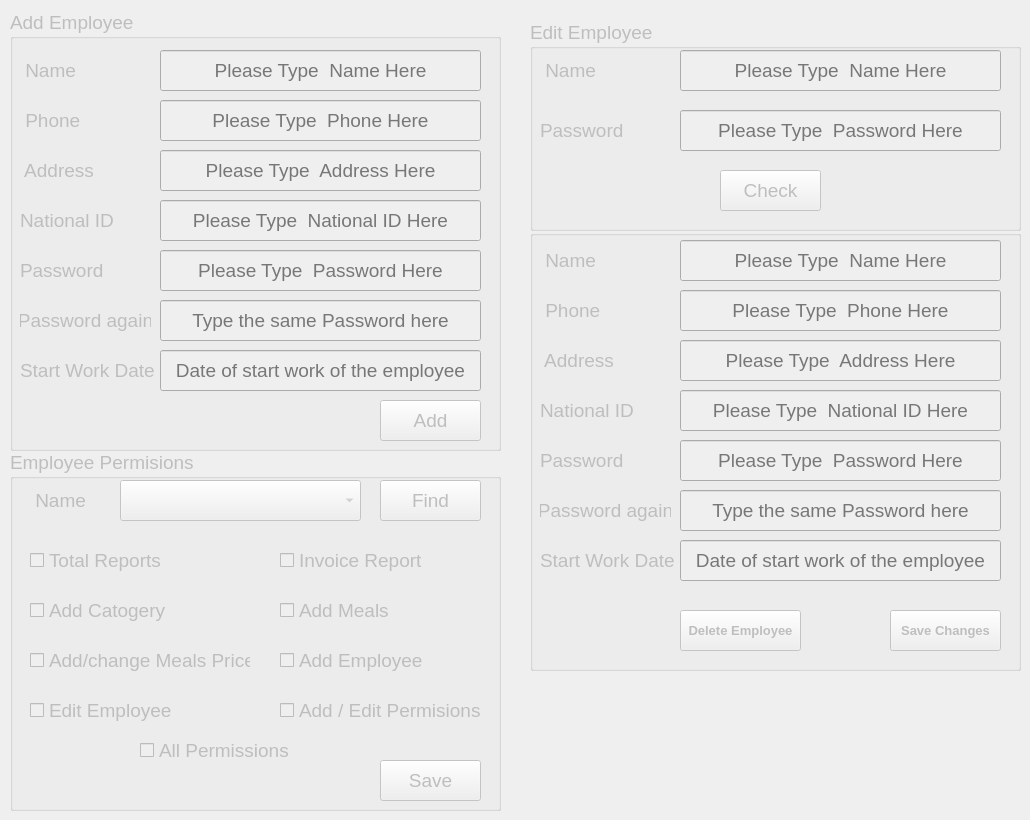
    <widget class="QWidget" name="tab_5">
     <attribute name="title">
      <string>Empployee</string>
     </attribute>
     <widget class="QGroupBox" name="groupBox_15">
      <property name="enabled">
       <bool>false</bool>
      </property>
      <property name="geometry">
       <rect>
        <x>10</x>
        <y>10</y>
        <width>491</width>
        <height>441</height>
       </rect>
      </property>
      <property name="font">
       <font>
        <pointsize>14</pointsize>
       </font>
      </property>
      <property name="title">
       <string>Add Employee</string>
      </property>
      <widget class="QLabel" name="label_4">
       <property name="geometry">
        <rect>
         <x>10</x>
         <y>40</y>
         <width>131</width>
         <height>41</height>
        </rect>
       </property>
       <property name="font">
        <font>
         <pointsize>14</pointsize>
        </font>
       </property>
       <property name="text">
        <string> Name</string>
       </property>
       <property name="alignment">
        <set>Qt::AlignLeading|Qt::AlignLeft|Qt::AlignVCenter</set>
       </property>
      </widget>
      <widget class="QLabel" name="label_19">
       <property name="geometry">
        <rect>
         <x>10</x>
         <y>290</y>
         <width>131</width>
         <height>41</height>
        </rect>
       </property>
       <property name="font">
        <font>
         <pointsize>14</pointsize>
        </font>
       </property>
       <property name="text">
        <string>Password again</string>
       </property>
       <property name="alignment">
        <set>Qt::AlignCenter</set>
       </property>
      </widget>
      <widget class="QLabel" name="label_16">
       <property name="geometry">
        <rect>
         <x>10</x>
         <y>140</y>
         <width>131</width>
         <height>41</height>
        </rect>
       </property>
       <property name="font">
        <font>
         <pointsize>14</pointsize>
        </font>
       </property>
       <property name="text">
        <string> Address</string>
       </property>
       <property name="alignment">
        <set>Qt::AlignLeading|Qt::AlignLeft|Qt::AlignVCenter</set>
       </property>
      </widget>
      <widget class="QLabel" name="label_9">
       <property name="geometry">
        <rect>
         <x>10</x>
         <y>90</y>
         <width>131</width>
         <height>41</height>
        </rect>
       </property>
       <property name="font">
        <font>
         <pointsize>14</pointsize>
        </font>
       </property>
       <property name="text">
        <string> Phone</string>
       </property>
       <property name="alignment">
        <set>Qt::AlignLeading|Qt::AlignLeft|Qt::AlignVCenter</set>
       </property>
      </widget>
      <widget class="QLabel" name="label_18">
       <property name="geometry">
        <rect>
         <x>10</x>
         <y>240</y>
         <width>131</width>
         <height>41</height>
        </rect>
       </property>
       <property name="font">
        <font>
         <pointsize>14</pointsize>
        </font>
       </property>
       <property name="text">
        <string>Password</string>
       </property>
       <property name="alignment">
        <set>Qt::AlignLeading|Qt::AlignLeft|Qt::AlignVCenter</set>
       </property>
      </widget>
      <widget class="QLabel" name="label_17">
       <property name="geometry">
        <rect>
         <x>10</x>
         <y>190</y>
         <width>131</width>
         <height>41</height>
        </rect>
       </property>
       <property name="font">
        <font>
         <pointsize>14</pointsize>
        </font>
       </property>
       <property name="text">
        <string>National ID</string>
       </property>
       <property name="alignment">
        <set>Qt::AlignLeading|Qt::AlignLeft|Qt::AlignVCenter</set>
       </property>
      </widget>
      <widget class="QLabel" name="label_20">
       <property name="geometry">
        <rect>
         <x>10</x>
         <y>340</y>
         <width>141</width>
         <height>41</height>
        </rect>
       </property>
       <property name="font">
        <font>
         <pointsize>14</pointsize>
         <weight>50</weight>
         <bold>false</bold>
        </font>
       </property>
       <property name="text">
        <string>Start Work Date</string>
       </property>
       <property name="alignment">
        <set>Qt::AlignLeading|Qt::AlignLeft|Qt::AlignVCenter</set>
       </property>
      </widget>
      <widget class="QLineEdit" name="lineEdit_13">
       <property name="geometry">
        <rect>
         <x>150</x>
         <y>40</y>
         <width>321</width>
         <height>41</height>
        </rect>
       </property>
       <property name="font">
        <font>
         <pointsize>14</pointsize>
        </font>
       </property>
       <property name="alignment">
        <set>Qt::AlignCenter</set>
       </property>
       <property name="placeholderText">
        <string>Please Type  Name Here</string>
       </property>
      </widget>
      <widget class="QLineEdit" name="lineEdit_14">
       <property name="geometry">
        <rect>
         <x>150</x>
         <y>90</y>
         <width>321</width>
         <height>41</height>
        </rect>
       </property>
       <property name="font">
        <font>
         <pointsize>14</pointsize>
        </font>
       </property>
       <property name="alignment">
        <set>Qt::AlignCenter</set>
       </property>
       <property name="placeholderText">
        <string>Please Type  Phone Here</string>
       </property>
      </widget>
      <widget class="QLineEdit" name="lineEdit_15">
       <property name="geometry">
        <rect>
         <x>150</x>
         <y>140</y>
         <width>321</width>
         <height>41</height>
        </rect>
       </property>
       <property name="font">
        <font>
         <pointsize>14</pointsize>
        </font>
       </property>
       <property name="alignment">
        <set>Qt::AlignCenter</set>
       </property>
       <property name="placeholderText">
        <string>Please Type  Address Here</string>
       </property>
      </widget>
      <widget class="QLineEdit" name="lineEdit_16">
       <property name="geometry">
        <rect>
         <x>150</x>
         <y>190</y>
         <width>321</width>
         <height>41</height>
        </rect>
       </property>
       <property name="font">
        <font>
         <pointsize>14</pointsize>
        </font>
       </property>
       <property name="alignment">
        <set>Qt::AlignCenter</set>
       </property>
       <property name="placeholderText">
        <string>Please Type  National ID Here</string>
       </property>
      </widget>
      <widget class="QLineEdit" name="lineEdit_17">
       <property name="geometry">
        <rect>
         <x>150</x>
         <y>240</y>
         <width>321</width>
         <height>41</height>
        </rect>
       </property>
       <property name="font">
        <font>
         <pointsize>14</pointsize>
        </font>
       </property>
       <property name="echoMode">
        <enum>QLineEdit::Password</enum>
       </property>
       <property name="alignment">
        <set>Qt::AlignCenter</set>
       </property>
       <property name="placeholderText">
        <string>Please Type  Password Here</string>
       </property>
      </widget>
      <widget class="QLineEdit" name="lineEdit_18">
       <property name="geometry">
        <rect>
         <x>150</x>
         <y>290</y>
         <width>321</width>
         <height>41</height>
        </rect>
       </property>
       <property name="font">
        <font>
         <pointsize>14</pointsize>
        </font>
       </property>
       <property name="echoMode">
        <enum>QLineEdit::Password</enum>
       </property>
       <property name="alignment">
        <set>Qt::AlignCenter</set>
       </property>
       <property name="placeholderText">
        <string>Type the same Password here</string>
       </property>
      </widget>
      <widget class="QLineEdit" name="lineEdit_19">
       <property name="geometry">
        <rect>
         <x>150</x>
         <y>340</y>
         <width>321</width>
         <height>41</height>
        </rect>
       </property>
       <property name="font">
        <font>
         <pointsize>14</pointsize>
        </font>
       </property>
       <property name="alignment">
        <set>Qt::AlignCenter</set>
       </property>
       <property name="placeholderText">
        <string>Date of start work of the employee</string>
       </property>
      </widget>
      <widget class="QPushButton" name="pushButton_188">
       <property name="geometry">
        <rect>
         <x>370</x>
         <y>390</y>
         <width>101</width>
         <height>41</height>
        </rect>
       </property>
       <property name="text">
        <string>Add</string>
       </property>
      </widget>
     </widget>
     <widget class="QGroupBox" name="groupBox_16">
      <property name="enabled">
       <bool>false</bool>
      </property>
      <property name="geometry">
       <rect>
        <x>530</x>
        <y>20</y>
        <width>491</width>
        <height>211</height>
       </rect>
      </property>
      <property name="font">
       <font>
        <pointsize>14</pointsize>
       </font>
      </property>
      <property name="title">
       <string>Edit Employee</string>
      </property>
      <widget class="QLineEdit" name="lineEdit_20">
       <property name="geometry">
        <rect>
         <x>150</x>
         <y>30</y>
         <width>321</width>
         <height>41</height>
        </rect>
       </property>
       <property name="font">
        <font>
         <pointsize>14</pointsize>
        </font>
       </property>
       <property name="alignment">
        <set>Qt::AlignCenter</set>
       </property>
       <property name="placeholderText">
        <string>Please Type  Name Here</string>
       </property>
      </widget>
      <widget class="QLabel" name="label_21">
       <property name="geometry">
        <rect>
         <x>10</x>
         <y>30</y>
         <width>131</width>
         <height>41</height>
        </rect>
       </property>
       <property name="font">
        <font>
         <pointsize>14</pointsize>
        </font>
       </property>
       <property name="text">
        <string> Name</string>
       </property>
       <property name="alignment">
        <set>Qt::AlignLeading|Qt::AlignLeft|Qt::AlignVCenter</set>
       </property>
      </widget>
      <widget class="QLabel" name="label_22">
       <property name="geometry">
        <rect>
         <x>10</x>
         <y>90</y>
         <width>131</width>
         <height>41</height>
        </rect>
       </property>
       <property name="font">
        <font>
         <pointsize>14</pointsize>
        </font>
       </property>
       <property name="text">
        <string>Password</string>
       </property>
       <property name="alignment">
        <set>Qt::AlignLeading|Qt::AlignLeft|Qt::AlignVCenter</set>
       </property>
      </widget>
      <widget class="QLineEdit" name="lineEdit_21">
       <property name="geometry">
        <rect>
         <x>150</x>
         <y>90</y>
         <width>321</width>
         <height>41</height>
        </rect>
       </property>
       <property name="font">
        <font>
         <pointsize>14</pointsize>
        </font>
       </property>
       <property name="echoMode">
        <enum>QLineEdit::Password</enum>
       </property>
       <property name="alignment">
        <set>Qt::AlignCenter</set>
       </property>
       <property name="placeholderText">
        <string>Please Type  Password Here</string>
       </property>
      </widget>
      <widget class="QPushButton" name="pushButton_186">
       <property name="geometry">
        <rect>
         <x>190</x>
         <y>150</y>
         <width>101</width>
         <height>41</height>
        </rect>
       </property>
       <property name="text">
        <string>Check</string>
       </property>
      </widget>
     </widget>
     <widget class="QGroupBox" name="groupBox_17">
      <property name="enabled">
       <bool>false</bool>
      </property>
      <property name="geometry">
       <rect>
        <x>530</x>
        <y>230</y>
        <width>491</width>
        <height>441</height>
       </rect>
      </property>
      <property name="font">
       <font>
        <pointsize>14</pointsize>
       </font>
      </property>
      <property name="title">
       <string/>
      </property>
      <widget class="QPushButton" name="pushButton_187">
       <property name="geometry">
        <rect>
         <x>360</x>
         <y>380</y>
         <width>111</width>
         <height>41</height>
        </rect>
       </property>
       <property name="font">
        <font>
         <pointsize>10</pointsize>
         <weight>75</weight>
         <bold>true</bold>
        </font>
       </property>
       <property name="text">
        <string>Save Changes</string>
       </property>
      </widget>
      <widget class="QLabel" name="label_23">
       <property name="geometry">
        <rect>
         <x>10</x>
         <y>60</y>
         <width>131</width>
         <height>41</height>
        </rect>
       </property>
       <property name="font">
        <font>
         <pointsize>14</pointsize>
        </font>
       </property>
       <property name="text">
        <string> Phone</string>
       </property>
       <property name="alignment">
        <set>Qt::AlignLeading|Qt::AlignLeft|Qt::AlignVCenter</set>
       </property>
      </widget>
      <widget class="QLineEdit" name="lineEdit_22">
       <property name="geometry">
        <rect>
         <x>150</x>
         <y>60</y>
         <width>321</width>
         <height>41</height>
        </rect>
       </property>
       <property name="font">
        <font>
         <pointsize>14</pointsize>
        </font>
       </property>
       <property name="alignment">
        <set>Qt::AlignCenter</set>
       </property>
       <property name="placeholderText">
        <string>Please Type  Phone Here</string>
       </property>
      </widget>
      <widget class="QLabel" name="label_24">
       <property name="geometry">
        <rect>
         <x>10</x>
         <y>110</y>
         <width>131</width>
         <height>41</height>
        </rect>
       </property>
       <property name="font">
        <font>
         <pointsize>14</pointsize>
        </font>
       </property>
       <property name="text">
        <string> Address</string>
       </property>
       <property name="alignment">
        <set>Qt::AlignLeading|Qt::AlignLeft|Qt::AlignVCenter</set>
       </property>
      </widget>
      <widget class="QLineEdit" name="lineEdit_23">
       <property name="geometry">
        <rect>
         <x>150</x>
         <y>110</y>
         <width>321</width>
         <height>41</height>
        </rect>
       </property>
       <property name="font">
        <font>
         <pointsize>14</pointsize>
        </font>
       </property>
       <property name="alignment">
        <set>Qt::AlignCenter</set>
       </property>
       <property name="placeholderText">
        <string>Please Type  Address Here</string>
       </property>
      </widget>
      <widget class="QLabel" name="label_25">
       <property name="geometry">
        <rect>
         <x>10</x>
         <y>160</y>
         <width>131</width>
         <height>41</height>
        </rect>
       </property>
       <property name="font">
        <font>
         <pointsize>14</pointsize>
        </font>
       </property>
       <property name="text">
        <string>National ID</string>
       </property>
       <property name="alignment">
        <set>Qt::AlignLeading|Qt::AlignLeft|Qt::AlignVCenter</set>
       </property>
      </widget>
      <widget class="QLineEdit" name="lineEdit_24">
       <property name="geometry">
        <rect>
         <x>150</x>
         <y>160</y>
         <width>321</width>
         <height>41</height>
        </rect>
       </property>
       <property name="font">
        <font>
         <pointsize>14</pointsize>
        </font>
       </property>
       <property name="alignment">
        <set>Qt::AlignCenter</set>
       </property>
       <property name="placeholderText">
        <string>Please Type  National ID Here</string>
       </property>
      </widget>
      <widget class="QLineEdit" name="lineEdit_25">
       <property name="geometry">
        <rect>
         <x>150</x>
         <y>210</y>
         <width>321</width>
         <height>41</height>
        </rect>
       </property>
       <property name="font">
        <font>
         <pointsize>14</pointsize>
        </font>
       </property>
       <property name="echoMode">
        <enum>QLineEdit::Password</enum>
       </property>
       <property name="alignment">
        <set>Qt::AlignCenter</set>
       </property>
       <property name="placeholderText">
        <string>Please Type  Password Here</string>
       </property>
      </widget>
      <widget class="QLabel" name="label_26">
       <property name="geometry">
        <rect>
         <x>10</x>
         <y>210</y>
         <width>131</width>
         <height>41</height>
        </rect>
       </property>
       <property name="font">
        <font>
         <pointsize>14</pointsize>
        </font>
       </property>
       <property name="text">
        <string>Password</string>
       </property>
       <property name="alignment">
        <set>Qt::AlignLeading|Qt::AlignLeft|Qt::AlignVCenter</set>
       </property>
      </widget>
      <widget class="QLineEdit" name="lineEdit_26">
       <property name="geometry">
        <rect>
         <x>150</x>
         <y>260</y>
         <width>321</width>
         <height>41</height>
        </rect>
       </property>
       <property name="font">
        <font>
         <pointsize>14</pointsize>
        </font>
       </property>
       <property name="echoMode">
        <enum>QLineEdit::Password</enum>
       </property>
       <property name="alignment">
        <set>Qt::AlignCenter</set>
       </property>
       <property name="placeholderText">
        <string>Type the same Password here</string>
       </property>
      </widget>
      <widget class="QLabel" name="label_27">
       <property name="geometry">
        <rect>
         <x>10</x>
         <y>260</y>
         <width>131</width>
         <height>41</height>
        </rect>
       </property>
       <property name="font">
        <font>
         <pointsize>14</pointsize>
        </font>
       </property>
       <property name="text">
        <string>Password again</string>
       </property>
       <property name="alignment">
        <set>Qt::AlignCenter</set>
       </property>
      </widget>
      <widget class="QLineEdit" name="lineEdit_27">
       <property name="geometry">
        <rect>
         <x>150</x>
         <y>310</y>
         <width>321</width>
         <height>41</height>
        </rect>
       </property>
       <property name="font">
        <font>
         <pointsize>14</pointsize>
        </font>
       </property>
       <property name="alignment">
        <set>Qt::AlignCenter</set>
       </property>
       <property name="placeholderText">
        <string>Date of start work of the employee</string>
       </property>
      </widget>
      <widget class="QLabel" name="label_28">
       <property name="geometry">
        <rect>
         <x>10</x>
         <y>310</y>
         <width>141</width>
         <height>41</height>
        </rect>
       </property>
       <property name="font">
        <font>
         <pointsize>14</pointsize>
         <weight>50</weight>
         <bold>false</bold>
        </font>
       </property>
       <property name="text">
        <string>Start Work Date</string>
       </property>
       <property name="alignment">
        <set>Qt::AlignLeading|Qt::AlignLeft|Qt::AlignVCenter</set>
       </property>
      </widget>
      <widget class="QLineEdit" name="lineEdit_28">
       <property name="geometry">
        <rect>
         <x>150</x>
         <y>10</y>
         <width>321</width>
         <height>41</height>
        </rect>
       </property>
       <property name="font">
        <font>
         <pointsize>14</pointsize>
        </font>
       </property>
       <property name="alignment">
        <set>Qt::AlignCenter</set>
       </property>
       <property name="placeholderText">
        <string>Please Type  Name Here</string>
       </property>
      </widget>
      <widget class="QLabel" name="label_29">
       <property name="geometry">
        <rect>
         <x>10</x>
         <y>10</y>
         <width>131</width>
         <height>41</height>
        </rect>
       </property>
       <property name="font">
        <font>
         <pointsize>14</pointsize>
        </font>
       </property>
       <property name="text">
        <string> Name</string>
       </property>
       <property name="alignment">
        <set>Qt::AlignLeading|Qt::AlignLeft|Qt::AlignVCenter</set>
       </property>
      </widget>
      <widget class="QPushButton" name="pushButton_191">
       <property name="geometry">
        <rect>
         <x>150</x>
         <y>380</y>
         <width>121</width>
         <height>41</height>
        </rect>
       </property>
       <property name="font">
        <font>
         <pointsize>10</pointsize>
         <weight>75</weight>
         <bold>true</bold>
        </font>
       </property>
       <property name="text">
        <string>Delete Employee</string>
       </property>
      </widget>
     </widget>
     <widget class="QGroupBox" name="groupBox_18">
      <property name="enabled">
       <bool>false</bool>
      </property>
      <property name="geometry">
       <rect>
        <x>10</x>
        <y>450</y>
        <width>491</width>
        <height>361</height>
       </rect>
      </property>
      <property name="font">
       <font>
        <pointsize>14</pointsize>
       </font>
      </property>
      <property name="title">
       <string>Employee Permisions</string>
      </property>
      <widget class="QLabel" name="label_30">
       <property name="geometry">
        <rect>
         <x>20</x>
         <y>30</y>
         <width>131</width>
         <height>41</height>
        </rect>
       </property>
       <property name="font">
        <font>
         <pointsize>14</pointsize>
        </font>
       </property>
       <property name="text">
        <string> Name</string>
       </property>
       <property name="alignment">
        <set>Qt::AlignLeading|Qt::AlignLeft|Qt::AlignVCenter</set>
       </property>
      </widget>
      <widget class="QComboBox" name="comboBox_12">
       <property name="geometry">
        <rect>
         <x>110</x>
         <y>30</y>
         <width>241</width>
         <height>41</height>
        </rect>
       </property>
      </widget>
      <widget class="QCheckBox" name="checkBox">
       <property name="geometry">
        <rect>
         <x>20</x>
         <y>90</y>
         <width>211</width>
         <height>41</height>
        </rect>
       </property>
       <property name="text">
        <string>Total Reports</string>
       </property>
      </widget>
      <widget class="QCheckBox" name="checkBox_2">
       <property name="geometry">
        <rect>
         <x>270</x>
         <y>90</y>
         <width>201</width>
         <height>41</height>
        </rect>
       </property>
       <property name="text">
        <string>Invoice Report</string>
       </property>
      </widget>
      <widget class="QCheckBox" name="checkBox_3">
       <property name="geometry">
        <rect>
         <x>20</x>
         <y>140</y>
         <width>211</width>
         <height>41</height>
        </rect>
       </property>
       <property name="text">
        <string>Add Catogery</string>
       </property>
      </widget>
      <widget class="QCheckBox" name="checkBox_4">
       <property name="geometry">
        <rect>
         <x>270</x>
         <y>140</y>
         <width>201</width>
         <height>41</height>
        </rect>
       </property>
       <property name="text">
        <string>Add Meals</string>
       </property>
      </widget>
      <widget class="QCheckBox" name="checkBox_8">
       <property name="geometry">
        <rect>
         <x>20</x>
         <y>190</y>
         <width>221</width>
         <height>41</height>
        </rect>
       </property>
       <property name="text">
        <string>Add/change Meals Price</string>
       </property>
      </widget>
      <widget class="QCheckBox" name="checkBox_5">
       <property name="geometry">
        <rect>
         <x>270</x>
         <y>190</y>
         <width>201</width>
         <height>41</height>
        </rect>
       </property>
       <property name="text">
        <string>Add Employee</string>
       </property>
      </widget>
      <widget class="QCheckBox" name="checkBox_6">
       <property name="geometry">
        <rect>
         <x>20</x>
         <y>240</y>
         <width>211</width>
         <height>41</height>
        </rect>
       </property>
       <property name="text">
        <string>Edit Employee</string>
       </property>
      </widget>
      <widget class="QCheckBox" name="checkBox_7">
       <property name="geometry">
        <rect>
         <x>270</x>
         <y>240</y>
         <width>201</width>
         <height>41</height>
        </rect>
       </property>
       <property name="text">
        <string>Add / Edit Permisions</string>
       </property>
      </widget>
      <widget class="QCheckBox" name="checkBox_9">
       <property name="geometry">
        <rect>
         <x>130</x>
         <y>280</y>
         <width>211</width>
         <height>41</height>
        </rect>
       </property>
       <property name="text">
        <string>All Permissions</string>
       </property>
      </widget>
      <widget class="QPushButton" name="pushButton_189">
       <property name="geometry">
        <rect>
         <x>370</x>
         <y>310</y>
         <width>101</width>
         <height>41</height>
        </rect>
       </property>
       <property name="text">
        <string>Save</string>
       </property>
      </widget>
      <widget class="QPushButton" name="pushButton_190">
       <property name="geometry">
        <rect>
         <x>370</x>
         <y>30</y>
         <width>101</width>
         <height>41</height>
        </rect>
       </property>
       <property name="text">
        <string>Find</string>
       </property>
      </widget>
     </widget>
    </widget>
